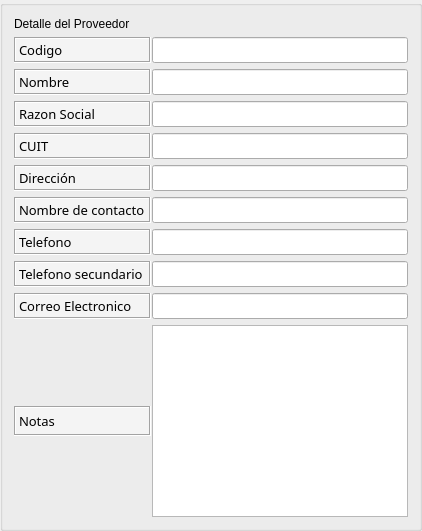
        <widget class="QGroupBox" name="box_proveedor">
         <property name="font">
          <font>
           <family>MS Shell Dlg 2</family>
           <pointsize>10</pointsize>
           <weight>50</weight>
           <bold>false</bold>
          </font>
         </property>
         <property name="styleSheet">
          <string notr="true">#box_proveedor{
	background-color: #F2F6FD;
	}</string>
         </property>
         <property name="title">
          <string/>
         </property>
         <layout class="QGridLayout" name="gridLayout_5" rowstretch="10,0,0,0,0,0,0,0,0,3,0,0,0" columnstretch="30,70" rowminimumheight="0,0,0,0,0,0,0,0,0,3,0,0,0">
          <property name="horizontalSpacing">
           <number>1</number>
          </property>
          <item row="4" column="1">
           <widget class="QLineEdit" name="prov_cuit">
            <property name="enabled">
             <bool>true</bool>
            </property>
            <property name="sizePolicy">
             <sizepolicy hsizetype="Minimum" vsizetype="Minimum">
              <horstretch>0</horstretch>
              <verstretch>0</verstretch>
             </sizepolicy>
            </property>
            <property name="font">
             <font>
              <family>DokChampa</family>
              <pointsize>10</pointsize>
              <weight>50</weight>
              <bold>false</bold>
             </font>
            </property>
            <property name="text">
             <string/>
            </property>
           </widget>
          </item>
          <item row="8" column="0">
           <widget class="QLabel" name="label_tel1">
            <property name="sizePolicy">
             <sizepolicy hsizetype="Minimum" vsizetype="Minimum">
              <horstretch>0</horstretch>
              <verstretch>0</verstretch>
             </sizepolicy>
            </property>
            <property name="font">
             <font>
              <family>DokChampa</family>
              <pointsize>10</pointsize>
              <weight>50</weight>
              <bold>false</bold>
             </font>
            </property>
            <property name="styleSheet">
             <string notr="true">#label_tel1{
background-color: #F4F4F4
}</string>
            </property>
            <property name="frameShape">
             <enum>QFrame::Box</enum>
            </property>
            <property name="frameShadow">
             <enum>QFrame::Sunken</enum>
            </property>
            <property name="text">
             <string>Telefono</string>
            </property>
           </widget>
          </item>
          <item row="2" column="1">
           <widget class="QLineEdit" name="prov_nombre">
            <property name="sizePolicy">
             <sizepolicy hsizetype="Minimum" vsizetype="Minimum">
              <horstretch>0</horstretch>
              <verstretch>0</verstretch>
             </sizepolicy>
            </property>
            <property name="font">
             <font>
              <family>DokChampa</family>
              <pointsize>10</pointsize>
              <weight>50</weight>
              <bold>false</bold>
             </font>
            </property>
            <property name="text">
             <string/>
            </property>
           </widget>
          </item>
          <item row="1" column="1">
           <widget class="QLineEdit" name="prov_id">
            <property name="sizePolicy">
             <sizepolicy hsizetype="Minimum" vsizetype="Minimum">
              <horstretch>0</horstretch>
              <verstretch>0</verstretch>
             </sizepolicy>
            </property>
            <property name="font">
             <font>
              <family>DokChampa</family>
              <pointsize>10</pointsize>
              <weight>50</weight>
              <bold>false</bold>
             </font>
            </property>
            <property name="text">
             <string/>
            </property>
           </widget>
          </item>
          <item row="12" column="0">
           <widget class="QLabel" name="label_notas">
            <property name="sizePolicy">
             <sizepolicy hsizetype="Minimum" vsizetype="Minimum">
              <horstretch>0</horstretch>
              <verstretch>0</verstretch>
             </sizepolicy>
            </property>
            <property name="maximumSize">
             <size>
              <width>16777215</width>
              <height>30</height>
             </size>
            </property>
            <property name="font">
             <font>
              <family>DokChampa</family>
              <pointsize>10</pointsize>
              <weight>50</weight>
              <bold>false</bold>
             </font>
            </property>
            <property name="styleSheet">
             <string notr="true">#label_notas{
background-color: #F4F4F4
}</string>
            </property>
            <property name="frameShape">
             <enum>QFrame::Box</enum>
            </property>
            <property name="frameShadow">
             <enum>QFrame::Sunken</enum>
            </property>
            <property name="text">
             <string>Notas</string>
            </property>
           </widget>
          </item>
          <item row="9" column="1">
           <widget class="QLineEdit" name="prov_telefono_dos">
            <property name="enabled">
             <bool>true</bool>
            </property>
            <property name="sizePolicy">
             <sizepolicy hsizetype="Minimum" vsizetype="Minimum">
              <horstretch>0</horstretch>
              <verstretch>0</verstretch>
             </sizepolicy>
            </property>
            <property name="font">
             <font>
              <family>DokChampa</family>
              <pointsize>10</pointsize>
              <weight>50</weight>
              <bold>false</bold>
             </font>
            </property>
            <property name="text">
             <string/>
            </property>
           </widget>
          </item>
          <item row="9" column="0">
           <widget class="QLabel" name="label_tel2">
            <property name="sizePolicy">
             <sizepolicy hsizetype="Minimum" vsizetype="Minimum">
              <horstretch>0</horstretch>
              <verstretch>0</verstretch>
             </sizepolicy>
            </property>
            <property name="font">
             <font>
              <family>DokChampa</family>
              <pointsize>10</pointsize>
              <weight>50</weight>
              <bold>false</bold>
             </font>
            </property>
            <property name="styleSheet">
             <string notr="true">#label_tel2{
background-color: #F4F4F4
}</string>
            </property>
            <property name="frameShape">
             <enum>QFrame::Box</enum>
            </property>
            <property name="frameShadow">
             <enum>QFrame::Sunken</enum>
            </property>
            <property name="text">
             <string>Telefono secundario</string>
            </property>
           </widget>
          </item>
          <item row="12" column="1">
           <widget class="QTextEdit" name="prov_notas"/>
          </item>
          <item row="3" column="0">
           <widget class="QLabel" name="label_razon_social">
            <property name="sizePolicy">
             <sizepolicy hsizetype="Minimum" vsizetype="Minimum">
              <horstretch>0</horstretch>
              <verstretch>0</verstretch>
             </sizepolicy>
            </property>
            <property name="font">
             <font>
              <family>DokChampa</family>
              <pointsize>10</pointsize>
              <weight>50</weight>
              <bold>false</bold>
             </font>
            </property>
            <property name="styleSheet">
             <string notr="true">#label_razon_social{
background-color: #F4F4F4
}</string>
            </property>
            <property name="frameShape">
             <enum>QFrame::Box</enum>
            </property>
            <property name="frameShadow">
             <enum>QFrame::Sunken</enum>
            </property>
            <property name="text">
             <string>Razon Social</string>
            </property>
           </widget>
          </item>
          <item row="3" column="1">
           <widget class="QLineEdit" name="prov_razon_social">
            <property name="sizePolicy">
             <sizepolicy hsizetype="Minimum" vsizetype="Minimum">
              <horstretch>0</horstretch>
              <verstretch>0</verstretch>
             </sizepolicy>
            </property>
            <property name="font">
             <font>
              <family>DokChampa</family>
              <pointsize>10</pointsize>
              <weight>50</weight>
              <bold>false</bold>
             </font>
            </property>
            <property name="text">
             <string/>
            </property>
           </widget>
          </item>
          <item row="5" column="1">
           <widget class="QLineEdit" name="prov_direccion">
            <property name="sizePolicy">
             <sizepolicy hsizetype="Minimum" vsizetype="Minimum">
              <horstretch>0</horstretch>
              <verstretch>0</verstretch>
             </sizepolicy>
            </property>
            <property name="font">
             <font>
              <family>DokChampa</family>
              <pointsize>10</pointsize>
              <weight>50</weight>
              <bold>false</bold>
             </font>
            </property>
           </widget>
          </item>
          <item row="2" column="0">
           <widget class="QLabel" name="label_nombre">
            <property name="sizePolicy">
             <sizepolicy hsizetype="Minimum" vsizetype="Minimum">
              <horstretch>0</horstretch>
              <verstretch>0</verstretch>
             </sizepolicy>
            </property>
            <property name="font">
             <font>
              <family>DokChampa</family>
              <pointsize>10</pointsize>
              <weight>50</weight>
              <bold>false</bold>
             </font>
            </property>
            <property name="styleSheet">
             <string notr="true">#label_nombre{
background-color: #F4F4F4
}</string>
            </property>
            <property name="frameShape">
             <enum>QFrame::Box</enum>
            </property>
            <property name="frameShadow">
             <enum>QFrame::Sunken</enum>
            </property>
            <property name="text">
             <string>Nombre</string>
            </property>
           </widget>
          </item>
          <item row="1" column="0">
           <widget class="QLabel" name="label_nombre_2">
            <property name="sizePolicy">
             <sizepolicy hsizetype="Minimum" vsizetype="Minimum">
              <horstretch>0</horstretch>
              <verstretch>0</verstretch>
             </sizepolicy>
            </property>
            <property name="font">
             <font>
              <family>DokChampa</family>
              <pointsize>10</pointsize>
              <weight>50</weight>
              <bold>false</bold>
             </font>
            </property>
            <property name="styleSheet">
             <string notr="true">#label_nombre_2{
background-color: #F4F4F4
}</string>
            </property>
            <property name="frameShape">
             <enum>QFrame::Box</enum>
            </property>
            <property name="frameShadow">
             <enum>QFrame::Sunken</enum>
            </property>
            <property name="text">
             <string>Codigo</string>
            </property>
           </widget>
          </item>
          <item row="5" column="0">
           <widget class="QLabel" name="label_direccion">
            <property name="sizePolicy">
             <sizepolicy hsizetype="Minimum" vsizetype="Minimum">
              <horstretch>0</horstretch>
              <verstretch>0</verstretch>
             </sizepolicy>
            </property>
            <property name="font">
             <font>
              <family>DokChampa</family>
              <pointsize>10</pointsize>
              <weight>50</weight>
              <bold>false</bold>
             </font>
            </property>
            <property name="styleSheet">
             <string notr="true">#label_direccion{
background-color: #F4F4F4
}</string>
            </property>
            <property name="frameShape">
             <enum>QFrame::Box</enum>
            </property>
            <property name="frameShadow">
             <enum>QFrame::Sunken</enum>
            </property>
            <property name="text">
             <string>Dirección</string>
            </property>
           </widget>
          </item>
          <item row="8" column="1">
           <widget class="QLineEdit" name="prov_telefono">
            <property name="sizePolicy">
             <sizepolicy hsizetype="Minimum" vsizetype="Minimum">
              <horstretch>0</horstretch>
              <verstretch>0</verstretch>
             </sizepolicy>
            </property>
            <property name="font">
             <font>
              <family>DokChampa</family>
              <pointsize>10</pointsize>
              <weight>50</weight>
              <bold>false</bold>
             </font>
            </property>
           </widget>
          </item>
          <item row="10" column="1">
           <widget class="QLineEdit" name="prov_email">
            <property name="sizePolicy">
             <sizepolicy hsizetype="Minimum" vsizetype="Minimum">
              <horstretch>0</horstretch>
              <verstretch>0</verstretch>
             </sizepolicy>
            </property>
            <property name="font">
             <font>
              <family>DokChampa</family>
              <pointsize>10</pointsize>
              <weight>50</weight>
              <bold>false</bold>
             </font>
            </property>
            <property name="text">
             <string/>
            </property>
           </widget>
          </item>
          <item row="6" column="1">
           <widget class="QLineEdit" name="prov_nombre_contacto">
            <property name="sizePolicy">
             <sizepolicy hsizetype="Minimum" vsizetype="Minimum">
              <horstretch>0</horstretch>
              <verstretch>0</verstretch>
             </sizepolicy>
            </property>
            <property name="font">
             <font>
              <family>DokChampa</family>
              <pointsize>10</pointsize>
              <weight>50</weight>
              <bold>false</bold>
             </font>
            </property>
            <property name="text">
             <string/>
            </property>
           </widget>
          </item>
          <item row="4" column="0">
           <widget class="QLabel" name="label_cuit">
            <property name="sizePolicy">
             <sizepolicy hsizetype="Minimum" vsizetype="Minimum">
              <horstretch>0</horstretch>
              <verstretch>0</verstretch>
             </sizepolicy>
            </property>
            <property name="font">
             <font>
              <family>DokChampa</family>
              <pointsize>10</pointsize>
              <weight>50</weight>
              <bold>false</bold>
             </font>
            </property>
            <property name="styleSheet">
             <string notr="true">#label_cuit{
background-color: #F4F4F4
}</string>
            </property>
            <property name="frameShape">
             <enum>QFrame::Box</enum>
            </property>
            <property name="frameShadow">
             <enum>QFrame::Sunken</enum>
            </property>
            <property name="text">
             <string>CUIT</string>
            </property>
           </widget>
          </item>
          <item row="6" column="0">
           <widget class="QLabel" name="label_contacto">
            <property name="sizePolicy">
             <sizepolicy hsizetype="Minimum" vsizetype="Minimum">
              <horstretch>0</horstretch>
              <verstretch>0</verstretch>
             </sizepolicy>
            </property>
            <property name="font">
             <font>
              <family>DokChampa</family>
              <pointsize>10</pointsize>
              <weight>50</weight>
              <bold>false</bold>
             </font>
            </property>
            <property name="styleSheet">
             <string notr="true">#label_contacto{
background-color: #F4F4F4
}</string>
            </property>
            <property name="frameShape">
             <enum>QFrame::Box</enum>
            </property>
            <property name="frameShadow">
             <enum>QFrame::Sunken</enum>
            </property>
            <property name="text">
             <string>Nombre de contacto</string>
            </property>
           </widget>
          </item>
          <item row="10" column="0">
           <widget class="QLabel" name="label_correo_electronico">
            <property name="sizePolicy">
             <sizepolicy hsizetype="Minimum" vsizetype="Minimum">
              <horstretch>0</horstretch>
              <verstretch>0</verstretch>
             </sizepolicy>
            </property>
            <property name="font">
             <font>
              <family>DokChampa</family>
              <pointsize>10</pointsize>
              <weight>50</weight>
              <bold>false</bold>
             </font>
            </property>
            <property name="styleSheet">
             <string notr="true">#label_correo_electronico{
background-color: #F4F4F4
}</string>
            </property>
            <property name="frameShape">
             <enum>QFrame::Box</enum>
            </property>
            <property name="frameShadow">
             <enum>QFrame::Sunken</enum>
            </property>
            <property name="text">
             <string>Correo Electronico</string>
            </property>
           </widget>
          </item>
          <item row="0" column="0">
           <widget class="QLabel" name="label_2">
            <property name="text">
             <string>Detalle del Proveedor</string>
            </property>
           </widget>
          </item>
         </layout>
        </widget>
